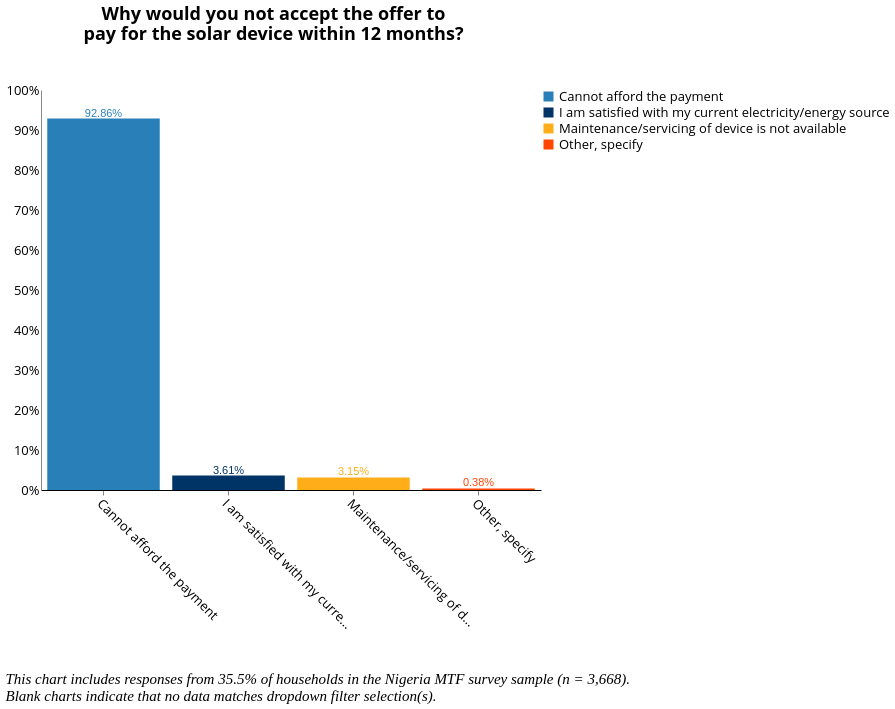

Write the Vega-Lite specification saved for this chart.
### Vega-Lite specification from a JSON file in a GitHub repository (floating-point values rounded to 4 significant figures; data arrays with more than 128 entries replaced by an {"elided": "..."} marker saying what was removed)
{"width": 800, "height": 400, "config": {"title": {"fontSize": 18, "font": "Open Sans", "anchor": "center", "fontColor": "#000000"}, "axisX": {"domain": true, "domainColor": "#000000", "grid": false, "labelFont": "Open Sans", "labelFontSize": 13, "titleFont": "Open Sans", "titleFontSize": 13, "titleFontWeight": "normal", "title": "X Axis Title (units)", "labelAngle": 45}, "axisY": {"domain": true, "grid": false, "gridColor": "#DEDDDD", "gridWidth": 1, "labelFont": "Open Sans", "labelFontSize": 13, "labelAngle": 0, "ticks": false, "titleFont": "Open Sans", "titleFontSize": 13, "titleFontWeight": "normal", "titlePadding": 10, "title": "Y Axis Title (units)"}, "range": {"category": ["#2980B9", "#003366", "#FFAE19", "#FF4500", "#438B28", "#45B39D", "#99ADC1", "#212F3C"]}, "legend": {"labelFont": "Open Sans", "labelFontSize": 13, "symbolType": "square", "symbolSize": 100, "titleFont": "Open Sans", "titleFontSize": 13, "titleFontWeight": "normal", "title": "Legend", "orient": "right", "offset": 0, "labelLimit": 0}, "tooltip": {"font": "Open Sans"}, "view": {"stroke": "transparent", "text": {"font": "Open Sans", "color": ["#2980B9", "#003366", "#FFAE19", "#FF4500", "#438B28", "#45B39D", "#99ADC1", "#212F3C"], "fontSize": 13, "align": "right", "fontWeight": 400, "size": 13}, "bar": {"size": 40, "binSpacing": 1, "continuousBandSize": 30, "discreteBandSize": 30, "fill": ["#2980B9", "#003366", "#FFAE19", "#FF4500", "#438B28", "#45B39D", "#99ADC1", "#212F3C"], "stroke": false}}}, "concat": [{"layer": [{"mark": "bar", "encoding": {"color": {"field": "e_5b", "type": "nominal"}, "tooltip": {"field": "e_5b", "type": "nominal"}, "x": {"axis": {"title": " "}, "field": "e_5b", "sort": {"field": "e_5b", "op": "count", "order": "descending"}, "type": "nominal"}, "y": {"aggregate": "sum", "axis": {"format": "%", "title": ""}, "field": "pct", "type": "quantitative"}}, "height": 400, "selection": {"selector083": {"type": "single", "fields": ["locality"], "bind": {"input": "select", "options": [null, 0, 1], "labels": ["National", "Urban", "Rural"], "name": "Locality Breakdown  "}}, "selector084": {"type": "single", "fields": ["elc_aggr_tier"], "bind": {"input": "select", "options": [null, "Tier 0", "Tier 1", "Tier 2", "Tier 3", "Tier 4", "Tier 5"], "labels": ["All Tiers", "Tier 0", "Tier 1", "Tier 2", "Tier 3", "Tier 4", "Tier 5"], "name": "Tiers  "}}}, "transform": [{"joinaggregate": [{"op": "count", "field": "*", "as": "total"}]}, {"calculate": "1 / datum.total", "as": "pct"}], "width": 500}, {"mark": {"type": "text", "align": "center", "baseline": "bottom"}, "encoding": {"color": {"field": "e_5b", "type": "nominal"}, "text": {"aggregate": "sum", "field": "pct", "format": ".2%", "type": "quantitative"}, "tooltip": {"field": "e_5b", "type": "nominal"}, "x": {"axis": {"title": " "}, "field": "e_5b", "sort": {"field": "e_5b", "op": "count", "order": "descending"}, "type": "nominal"}, "y": {"aggregate": "sum", "axis": {"format": "%", "title": ""}, "field": "pct", "type": "quantitative"}}, "height": 400, "transform": [{"joinaggregate": [{"op": "count", "field": "*", "as": "total"}]}, {"calculate": "1 / datum.total", "as": "pct"}], "width": 500}], "title": {"text": ["Why would you not accept the offer to", "pay for the solar device within 12 months?"], "color": "black", "subtitleColor": "black", "offset": 40}, "transform": [{"filter": {"selection": "selector083"}}, {"filter": {"selection": "selector084"}}]}], "data": {"name": "data-8d748ac7ea9f66f131f9b1f2b7d53f6a"}, "title": {"text": ["", "", "This chart includes responses from 35.5% of households in the Nigeria MTF survey sample (n = 3,668).", "Blank charts indicate that no data matches dropdown filter selection(s)."], "anchor": "start", "baseline": "bottom", "font": "Times New Roman", "fontSize": 15, "fontStyle": "italic", "fontWeight": "normal", "orient": "bottom"}, "$schema": "https://vega.github.io/schema/vega-lite/v4.17.0.json", "datasets": {"data-8d748ac7ea9f66f131f9b1f2b7d53f6a": {"elided": "1302 records"}}}
